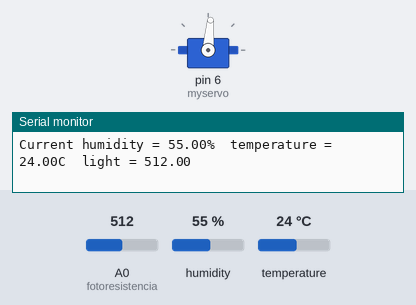
This sketch was run on a simulated Arduino Uno, built with avr-gcc and run on an emulated ATmega328P. Parts: servo, the last lines printed to the serial monitor. Wiring (inferred from the names in the program): DHT11 sensor: data pin 7. The test bench sets the inputs (shaded band); at power-on: humidity 55 %, A0 (fotoresistencia) = 512, temperature 24 °C.

Above: at 4.3 s.
4.4 s: humidity set to 47 %
8.3 s: humidity set to 44 %
At 11.3 s:
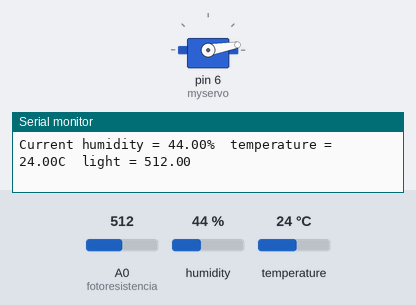
11.7 s: humidity set to 68 %
At 14.3 s:
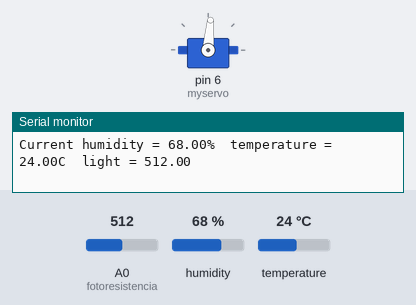
Timing chart, 0 to 15.8 s (numbered marks = the images above; inputs shaded):
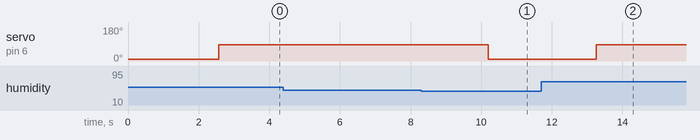

The sketch:

examen.ino
```cpp
#include <Servo.h>
Servo myservo;

int fotoresistencia = 0;

int pin = 7;
double humidity;
double temperature;
double light;
int Te;
int H;
int L;
int pos;
uint8_t bits[5];  // buffer to receive data

#define TIMEOUT 10000

void setup() {
  Serial.begin(9600);
  myservo.attach(6);
  Serial.println("Primera ejecucion");
  myservo.write(10);
  pos = 0;
  delay(350);//Let system settle
  Serial.println("Humidity and temperature\n\n");
  delay(700);//Wait rest of 1000ms recommended delay before
  //accessing sensor
}

void loop() {
  Temperatura();
  humidity	= bits[0];  // bit[1] == 0;
  temperature = bits[2];  // bits[3] == 0;
  light = analogRead(fotoresistencia);
  Serial.print("Current humidity = ");
  Serial.print(humidity);
  Serial.print("%  ");
  Serial.print("temperature = ");
  Serial.print(temperature);
  Serial.print("C  ");
  Serial.print("light = ");
  Serial.println(light);
  delay(1500);//Don't try to access too frequently... in theory
  //should be once per two seconds, fastest,
  //but seems to work after 0.8 second.

  turnServo();
}

void Temperatura(){
  uint8_t cnt = 7;
  uint8_t idx = 0;
  // EMPTY BUFFER
  for (int i=0; i< 5; i++) bits[i] = 0;

  // REQUEST SAMPLE
  pinMode(pin, OUTPUT);
  digitalWrite(pin, LOW);
  delay(20);
  digitalWrite(pin, HIGH);
  delayMicroseconds(40);
  pinMode(pin, INPUT);

  // GET ACKNOWLEDGE or TIMEOUT
  unsigned int loopCnt = TIMEOUT;
  while(digitalRead(pin) == LOW)
	if (loopCnt-- == 0)
  	Serial.print("reini");

  loopCnt = TIMEOUT;
  while(digitalRead(pin) == HIGH)
	if (loopCnt-- == 0)
  	Serial.print("reiniciar sens");

  for (int i=0; i<40; i++)
  {
	loopCnt = TIMEOUT;
	while(digitalRead(pin) == LOW)
  	if (loopCnt-- == 0)
    	Serial.print ("reiniciar sensor");

	unsigned long t = micros();
	loopCnt = TIMEOUT;

	while(digitalRead(pin) == HIGH)
  	if (loopCnt-- == 0)
    	Serial.print ("reiniciar");

	if ((micros() - t) > 40)
  	bits[idx] |= (1 << cnt);
	if (cnt == 0)   // next byte?
	{
  	cnt = 7;
  	idx++;
	}
	else cnt--;
  }
}

void turnServo() {
  if (temperature > 30) {
	Te = 1;
  } else {
	Te = 0;
  }

  if (humidity > 45) {
	H = 1;
  } else {
	H = 0;
  }

  if (light > 50) {
	L = 1;
  } else {
	L = 0;
  }

  if (Te == 1 && pos != 90) {
 	myservo.write(85);
 	pos = 90;
  }
  if(Te == 1 && pos == 90){
	pos = 90;
  } else {
	if (L==1 && H==1) {
  	if (pos == 90) {
    	pos = 90;
  	} else {
    	myservo.write(85);
    	pos = 90;
  	}
	} else {
  	if (pos == 0) {
    	pos = 0;
  	} else {
    	myservo.write(10);
    	pos = 0;
  	}
	}
  }
}
```

Measured:
- the behaviour switches between 46 and 45 % on humidity (found by bisection; images 0 and 1)
- after the input at 8.3 s, servo on pin 6 (myservo): 85° → 10° after 1.9 s
- after the input at 11.7 s, servo on pin 6 (myservo): 10° → 85° after 1.6 s
